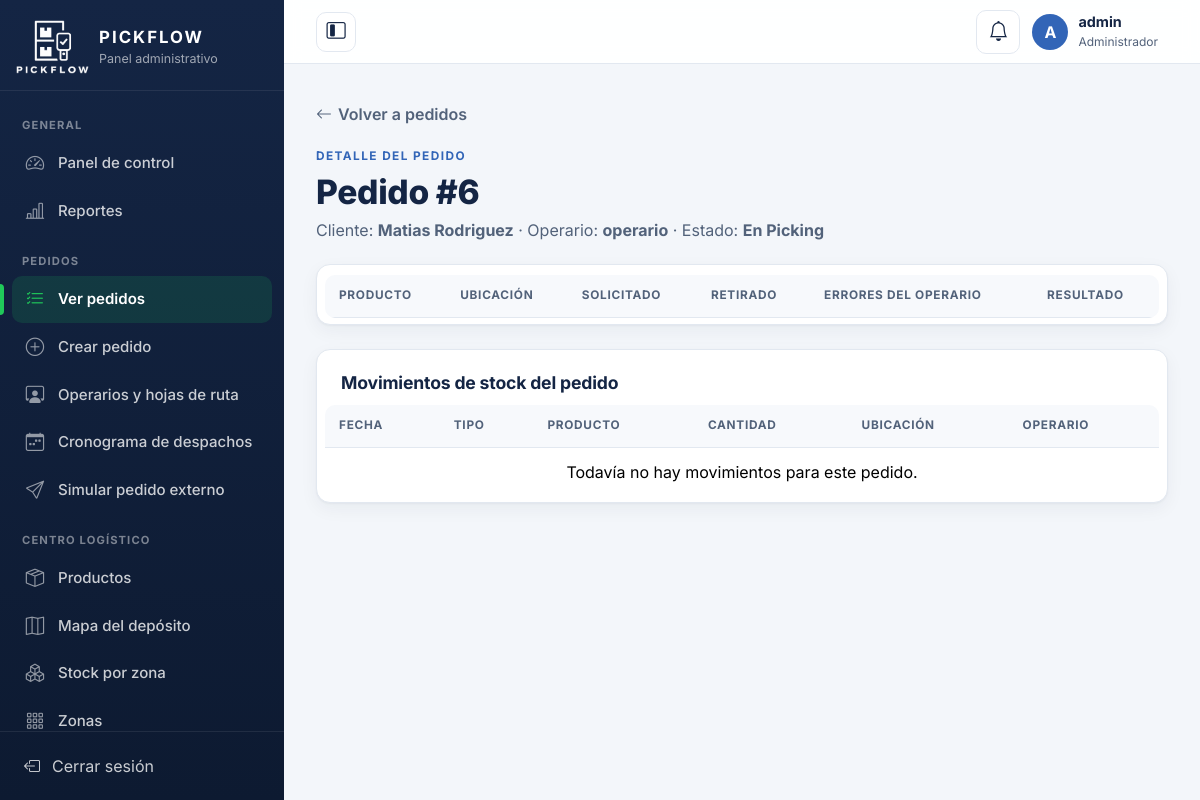
/index.php?c=pedido&a=validar&id=6 (signed in), run on the app's committed database.
### tables this page shows
CREATE TABLE Pedido (
    id_pedido INT AUTO_INCREMENT PRIMARY KEY,
    fecha_creacion DATETIME NOT NULL,
    fecha_inicio_picking DATETIME NULL,         
    fecha_entrega DATETIME,                     
    estado VARCHAR(20) NOT NULL,
    recogido BOOLEAN NOT NULL DEFAULT FALSE,
    ci_cliente VARCHAR(8) NOT NULL,
    ci_operario VARCHAR(8),
    FOREIGN KEY (ci_cliente) REFERENCES Cliente(CI),
    FOREIGN KEY (ci_operario) REFERENCES Operario(CI)
);

CREATE TABLE Persona (
    CI VARCHAR(8) PRIMARY KEY,
    usuario VARCHAR(100) NOT NULL UNIQUE,
    email VARCHAR(100) NOT NULL UNIQUE,
    contraseña VARCHAR(255) NOT NULL,           
    telefono VARCHAR(20),
    direccion VARCHAR(150),
    Rol VARCHAR(20) NOT NULL,                   
    foto_perfil VARCHAR(255) NULL               
);

### controller/Controlador.php (called while the page is built, shortened)
<?php
abstract class Controlador
{
    protected function vista($vista, array $datos = [])
    {
        $datos['csrf'] = $this->tokenCsrf();
        $datos['sesion'] = ['usuario' => (string)($_SESSION['usuario'] ?? ''), 'rol' => $this->rol(), 'foto' => $this->fotoUsuario()];
        extract($datos);
        require RAIZ . '/view/' . $vista . '.php';
    }
    protected function rol()
    {
        return $_SESSION['rol'] ?? '';
    }
    protected function fotoUsuario()
    {
        if ($this->rol() !== 'operario') {
            return null;
        }
        return fotoPerfil($_SESSION['foto']);
    }
    protected function tokenCsrf()
    {
        return $_SESSION['csrf'];
    }
}

### controller/PedidoController.php (called while the page is built, shortened)
<?php
class PedidoController extends Controlador
{
    public function validar()
    {
        $idPedido = (int)($_GET['id'] ?? 0);
        $modelo = new Pedido();
        [$pedido, $items] = $modelo->detalle($idPedido);
        $this->vista('admin/pedido_validar', [
            'idPedido' => $idPedido,
            'pedido' => $pedido,
            'items' => $items,
            'movimientos' => (new Movimiento())->porPedido($idPedido),
            'porValidar' => $pedido['estado'] === 'Por validar',
            'coinciden' => Pedido::todoCoincide($items),
        ]);
    }
}

### index.php (called while the page is built, shortened)
<?php
require RAIZ . '/model/Conexion.php';
require RAIZ . '/model/Modelo.php';
require RAIZ . '/view/ayudas.php';
require RAIZ . '/controller/Controlador.php';
spl_autoload_register(function ($clase) {
    foreach (['controller', 'model'] as $carpeta) {
        $archivo = RAIZ . '/' . $carpeta . '/' . $clase . '.php';
        if (is_file($archivo)) {
            return;
        }
    }
});
$accion = $_GET['a'] ?? 'index';
$controlador = new $rutas[$nombre]();
$controlador->$accion();

### view/ayudas.php (called while the page is built, shortened)
<?php
function e($texto)
{
    return htmlspecialchars((string)$texto, ENT_QUOTES, 'UTF-8');
}
function url($controlador = 'inicio', $accion = 'index', array $parametros = [])
{
    $ruta = ['c' => $controlador];
    if ($accion !== 'index') {
        $ruta['a'] = $accion;
    }
    return 'index.php?' . http_build_query($ruta + $parametros, '', '&', PHP_QUERY_RFC3986);
}

### model/Conexion.php (called while the page is built, shortened)
<?php
class Conexion
{
    private static $conexion = null;
    public static function obtener()
    {
        if (self::$conexion === null) {
            try {
                $conexion = new mysqli(self::SERVIDOR, self::USUARIO, self::PASSWORD, self::BASE_DATOS, self::PUERTO);
            } catch (mysqli_sql_exception $ex) {
                error_log('PICKFLOW: error de conexión MySQL: ' . $ex->getMessage());
                http_response_code(503);
                exit('No se pudo conectar con la base de datos. Verificá que MySQL esté iniciado.');
            }
            $conexion->set_charset('utf8mb4');
            $conexion->query("SET time_zone = '-03:00'");
            self::$conexion = $conexion;
        }
        return self::$conexion;
    }
}

### model/Modelo.php (called while the page is built, shortened)
<?php
abstract class Modelo
{
    protected $db;
    public function __construct()
    {
        $this->db = Conexion::obtener();
    }
    protected function preparar($sql, $tipos = '', array $parametros = [])
    {
        $stmt = $this->db->prepare($sql);
        if ($tipos !== '') {
            $stmt->bind_param($tipos, ...$parametros);
        }
        $stmt->execute();
        return $stmt;
    }
    protected function filas($sql, $tipos = '', array $parametros = [])
    {
        $stmt = $this->preparar($sql, $tipos, $parametros);
        $resultado = $stmt->get_result();
        $filas = $resultado ? $resultado->fetch_all(MYSQLI_ASSOC) : [];
        return $filas;
    }
    protected function fila($sql, $tipos = '', array $parametros = [])
    {
        return $this->filas($sql, $tipos, $parametros)[0] ?? null;
    }
}

### model/Pedido.php (called while the page is built, shortened)
<?php
class Pedido extends Modelo
{
    public function detalle($idPedido)
    {
        $pedido = $this->fila("SELECT pe.*, pc.usuario AS cliente, po.usuario AS operario
                               FROM Pedido pe
                               INNER JOIN Persona pc ON pc.CI = pe.ci_cliente
                               LEFT JOIN Persona po ON po.CI = pe.ci_operario
                               WHERE pe.id_pedido = ?", 'i', [$idPedido]);
        $items = $this->filas("SELECT t.id_producto, t.Cantidad AS solicitada, t.recogido, pr.Nombre, pr.stock_actual,
                                      z.nombre AS zona, u.pasillo, u.estante, u.posicion,
                                      COALESCE(SUM(CASE r.Tipo_Registro WHEN 'Retiro' THEN r.cantidad WHEN 'Devolución' THEN -r.cantidad ELSE 0 END), 0) AS retirada,
                                      COALESCE(SUM(r.Tipo_Registro LIKE 'Error%'), 0) AS errores
                               FROM Tiene t
                               INNER JOIN Producto pr ON pr.id_producto = t.id_producto
                               INNER JOIN Ubicacion u ON u.id_ubicacion = pr.id_ubicacion
                               INNER JOIN Zona z ON z.id_zona = u.id_zona
                               LEFT JOIN Registra r ON r.id_pedido = t.id_pedido AND r.id_producto = t.id_producto
                               WHERE t.id_pedido = ?
                               GROUP BY t.id_producto, t.Cantidad, t.recogido, pr.Nombre, pr.stock_actual, z.nombre, u.pasillo, u.estante, u.posicion
                               ORDER BY (z.tipo = 'Refrigerada'), z.nombre, u.pasillo, u.estante, u.posicion", 'i', [$idPedido]);
        return [$pedido, $items];
    }
}

### view/admin/pedido_validar.php (the view, shortened to what this page needs)
<?php
require RAIZ . '/view/layout/cabecera.php';
?>
<a href="<?= e(url('pedido')) ?>" class="volver"><i class="bi bi-arrow-left"></i> Volver a pedidos</a>
<section class="encabezado">
    <span class="encabezado-etiqueta"><?= $porValidar ? 'VALIDACIÓN DE TAREAS' : 'DETALLE DEL PEDIDO' ?></span>
    <h1>Pedido #<?= $idPedido ?></h1>
    <p>Cliente: <strong><?= e($pedido['cliente']) ?></strong> · Operario: <strong><?= e($pedido['operario'] ?? 'Sin asignar') ?></strong> · Estado: <strong id="estadoPedido"><?= e($pedido['estado']) ?></strong></p>
</section>
<form id="formValidacion" data-pedido="<?= $idPedido ?>" data-csrf="<?= e($csrf) ?>" data-url="<?= e(url('pedido', 'procesarValidacion')) ?>">
    <div class="tarjeta-tabla mb-4">
        <div class="table-responsive">
            <table class="table align-middle">
                <thead><tr><th class="col-devolver <?= $porValidar ? '' : 'd-none' ?>">Devolver</th><th>Producto</th><th>Ubicación</th><th>Solicitado</th><th>Retirado</th><th>Errores del operario</th><th>Resultado</th></tr></thead>
            </table>
        </div>
    </div>
</form>
<section class="tarjeta-tabla">
    <h2 class="tarjeta-titulo">Movimientos de stock del pedido</h2>
    <div class="table-responsive">
        <table class="table align-middle mb-0">
            <thead><tr><th>Fecha</th><th>Tipo</th><th>Producto</th><th>Cantidad</th><th>Ubicación</th><th>Operario</th></tr></thead>
            <tbody id="tablaMovimientos">
            <?php foreach ($movimientos as $m) { ?>
                <tr>
                    <td class="text-nowrap"><?= e(fecha($m['fecha_hora'], 'd/m/Y H:i:s')) ?></td>
                    <td><?= e($m['Tipo_Registro']) ?></td>
                    <td><?= e($m['Nombre']) ?></td>
                    <td><?= $m['cantidad'] === null ? '—' : (int)$m['cantidad'] ?></td>
                    <td><?= e($m['Ubicacion_producto']) ?></td>
                    <td><?= e($m['operario']) ?></td>
                </tr>
            <?php } if (!$movimientos) { ?>
                <tr><td colspan="6" class="text-center">Todavía no hay movimientos para este pedido.</td></tr>
            <?php } ?>
            </tbody>
        </table>
    </div>
</section>
<?php require RAIZ . '/view/layout/pie.php'; ?>

### css/app.css (style rules this page uses)
:root { --navy: #142544; --navy-oscuro: #0d1a31; --azul: #3265B7; --azul-hover: #28549b; --azul-claro: #EAF1FB; --verde: #20C95A; --verde-hover: #18ad4c; --verde-oscuro: #0f7a37; --verde-claro: #E4F8EC; --ambar: #B7791F; --ambar-claro: #FFF4DB; --rojo: #DC3545; --celeste: #0EA5C6; --fondo: #F3F6FA; --blanco: #FFFFFF; --borde: #E2E8F0; --texto: #142544; --texto-2: #52627A; --oro: #C9971C; --oro-fondo: #FFF6DA; --plata: #7A8794; --plata-fondo: #EEF1F4; --bronce: #A8622F; --bronce-fondo: #F8EADF; --gris-fondo: #F1F3F5; --radio: 14px; --radio-chico: 10px; --sombra: 0 1px 2px rgba(16, 24, 40, .04), 0 6px 18px rgba(20, 37, 68, .05); --ancho-menu: 284px; --alto-barra: 64px; --foco: #FFBF47; --bs-primary: #3265B7; --bs-primary-rgb: 50, 101, 183; --bs-link-color: #3265B7; --bs-link-color-rgb: 50, 101, 183; --bs-link-hover-color: #28549b; --bs-body-font-family: 'Inter', system-ui, -apple-system, 'Segoe UI', Roboto, Arial, sans-serif; --bs-body-color: #142544; --bs-border-color: #E2E8F0; }
html { -webkit-text-size-adjust: 100%; }
body { font-family: var(--bs-body-font-family); color: var(--texto); background: var(--fondo); overflow-wrap: break-word; }
h1, h2, h3, h4, h5, h6 { color: var(--texto); font-weight: 700; letter-spacing: -.01em; }
.encabezado { margin-bottom: 22px; }
.encabezado-etiqueta { display: inline-block; color: var(--azul); font-size: .74rem; font-weight: 700; letter-spacing: .12em; margin-bottom: 6px; }
.encabezado h1 { font-size: clamp(1.55rem, 1.2rem + 1.2vw, 2.1rem); font-weight: 800; margin: 0 0 6px; }
.encabezado p { color: var(--texto-2); margin: 0; max-width: 72ch; }
.volver { display: inline-flex; align-items: center; gap: 6px; min-height: 44px; margin-bottom: 6px; color: var(--texto-2); font-weight: 600; text-decoration: none; }
.tarjeta, .tarjeta-tabla { background: var(--blanco); border: 1px solid var(--borde); border-radius: var(--radio); box-shadow: var(--sombra); padding: 20px; }
.tarjeta-tabla { padding: 8px 4px 4px; }
.tarjeta-tabla > .tarjeta-titulo, .tarjeta-tabla > .tarjeta-texto, .tarjeta-tabla > .d-flex, .tarjeta-tabla > .progress, .tarjeta-tabla > p { margin-left: 16px; margin-right: 16px; }
.tarjeta-tabla > .tarjeta-titulo:first-child, .tarjeta-tabla > .d-flex:first-child { margin-top: 12px; }
.tarjeta-titulo { font-size: 1.1rem; font-weight: 700; margin-bottom: 12px; display: flex; align-items: center; gap: 8px; flex-wrap: wrap; }
@media (min-width: 768px) { .tarjeta-tabla { padding: 10px 8px 6px; } }
.table { --bs-table-bg: transparent; margin-bottom: 0; }
.table > thead th { font-size: .74rem; font-weight: 700; letter-spacing: .06em; text-transform: uppercase; color: var(--texto-2); background: #F7F9FC; border-bottom: 1px solid var(--borde); padding: 12px 14px; white-space: nowrap; }
.table > tbody td { padding: 12px 14px; border-color: #EEF2F7; }
.table > tbody tr:last-child > td { border-bottom: 0; }
.tarjeta-tabla .table-responsive { border-radius: 10px; }
:where(a, button, input, select, textarea, .btn):focus-visible { outline: 3px solid var(--foco); outline-offset: 2px; }

### data on the page
pedido: persona.usuario "Matias Rodriguez", persona.usuario "operario", estado "En Picking"

### other printed values
$menuGrupo "GENERAL"
$mTexto "Panel de control"
$mTexto "Reportes"
$menuGrupo "PEDIDOS"
$mTexto "Ver pedidos"
$mTexto "Crear pedido"
$mTexto "Operarios y hojas de ruta"
$mTexto "Cronograma de despachos"
$mTexto "Simular pedido externo"
$menuGrupo "CENTRO LOGÍSTICO"
$mTexto "Productos"
$mTexto "Mapa del depósito"
$mTexto "Stock por zona"
$mTexto "Zonas"
$iniciales "A"
